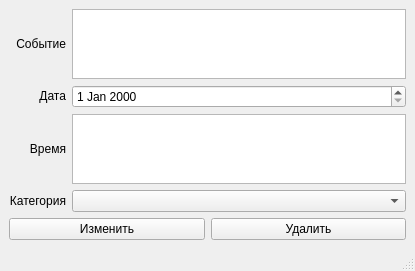
<?xml version="1.0" encoding="UTF-8"?>
<ui version="4.0">
 <class>MainWindow</class>
 <widget class="QMainWindow" name="MainWindow">
  <property name="geometry">
   <rect>
    <x>0</x>
    <y>0</y>
    <width>415</width>
    <height>269</height>
   </rect>
  </property>
  <property name="windowTitle">
   <string>MainWindow</string>
  </property>
  <widget class="QWidget" name="centralwidget">
   <layout class="QGridLayout" name="gridLayout">
    <item row="0" column="0">
     <widget class="QLabel" name="label">
      <property name="text">
       <string>&lt;html&gt;&lt;head/&gt;&lt;body&gt;&lt;p align=&quot;right&quot;&gt;Событие&lt;/p&gt;&lt;/body&gt;&lt;/html&gt;</string>
      </property>
     </widget>
    </item>
    <item row="0" column="1">
     <widget class="QPlainTextEdit" name="name"/>
    </item>
    <item row="1" column="0">
     <widget class="QLabel" name="label_2">
      <property name="text">
       <string>&lt;html&gt;&lt;head/&gt;&lt;body&gt;&lt;p align=&quot;right&quot;&gt;Дата&lt;/p&gt;&lt;/body&gt;&lt;/html&gt;</string>
      </property>
     </widget>
    </item>
    <item row="1" column="1">
     <widget class="QDateEdit" name="date"/>
    </item>
    <item row="2" column="0">
     <widget class="QLabel" name="label_3">
      <property name="text">
       <string>&lt;html&gt;&lt;head/&gt;&lt;body&gt;&lt;p align=&quot;right&quot;&gt;Время&lt;/p&gt;&lt;/body&gt;&lt;/html&gt;</string>
      </property>
     </widget>
    </item>
    <item row="2" column="1">
     <widget class="QTextEdit" name="time"/>
    </item>
    <item row="3" column="0">
     <widget class="QLabel" name="label_4">
      <property name="text">
       <string>&lt;html&gt;&lt;head/&gt;&lt;body&gt;&lt;p align=&quot;right&quot;&gt;Категория&lt;/p&gt;&lt;/body&gt;&lt;/html&gt;</string>
      </property>
     </widget>
    </item>
    <item row="3" column="1">
     <widget class="QComboBox" name="category"/>
    </item>
    <item row="4" column="0" colspan="2">
     <layout class="QHBoxLayout" name="horizontalLayout">
      <item>
       <widget class="QPushButton" name="editEventButton">
        <property name="text">
         <string>Изменить</string>
        </property>
       </widget>
      </item>
      <item>
       <widget class="QPushButton" name="deleteEventButton">
        <property name="text">
         <string>Удалить</string>
        </property>
       </widget>
      </item>
     </layout>
    </item>
   </layout>
  </widget>
  <widget class="QStatusBar" name="statusbar"/>
 </widget>
 <resources/>
 <connections/>
</ui>
